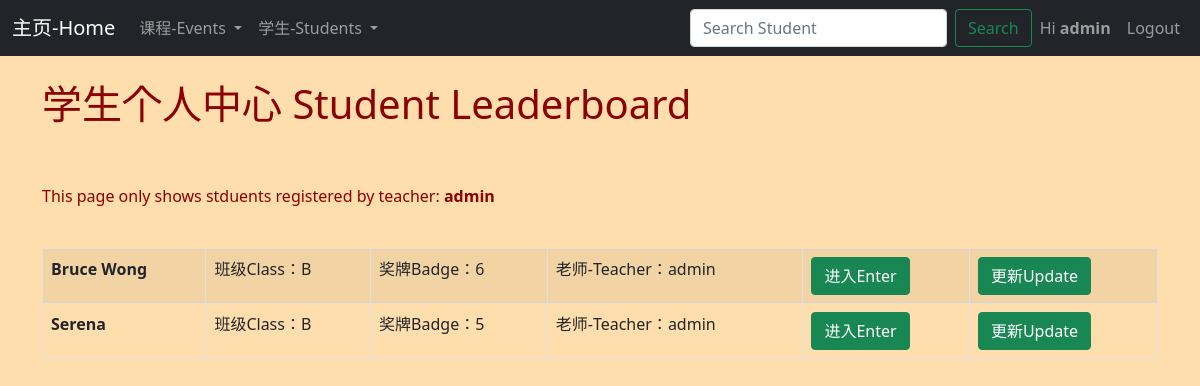
The app's page /dashboard (signed in), older data.
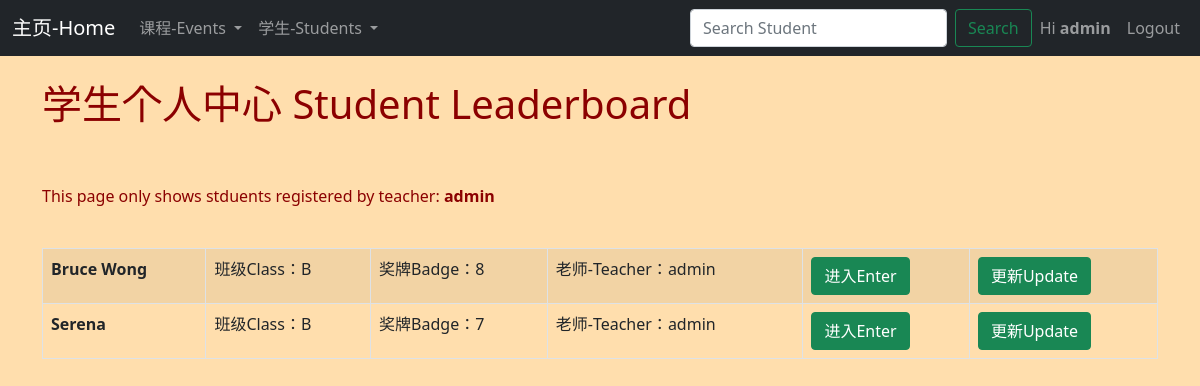
The same page, newer data.
### events/models.py (models this page shows, shortened)
class MyClassStudent(models.Model):
	name = models.CharField(max_length=30)
	classroom = models.ForeignKey(Classroom, blank = True, null = True, on_delete=models.CASCADE)
	badge = models.CharField(max_length=30, blank = True, null = True)
	teacher = models.CharField(max_length=60)

class Classroom(models.Model):
	name = models.CharField('Classroom Name', max_length=120 )
	address = models.CharField(max_length=300 )
	def __str__(self):
		return self.name

### events/views.py (the view)
# urls.py: path('dashboard', views.dashboard, name = 'dashboard'),
def dashboard(request):
	dashboard = MyClassStudent.objects.all()
	return render(request,
		'events/dashboard.html',{
		'Student':dashboard,
		})

### events/templates/events/dashboard.html (shortened to what this page needs)
{% extends 'events/base.html' %}
{% block content %}
<head>
</head>
{% if user.is_authenticated %}
	<h1> 学生个人中心 Student Leaderboard </h1><br>
	<br/>
	<p>This page only shows stduents registered by teacher: <strong>{{ user }}</strong></p>
	<br/>
<table class="table table-striped table-hover table-bordered ">
	{% for student in Student %}
	{% if user.get_username == student.teacher %}
        	<tr>
    			<td>
    					<strong>{{ student.name }}</strong>
    			</td>
    			<td>
    				班级Class：{{ student.classroom }}
    			</td>
    			<td>
					奖牌Badge：{{ student.badge }}
    			</td>
    			<td>
					老师-Teacher：{{ student.teacher }}
    			</td>
    			<td>
    				<a href=" {% url 'show-student' student.id %}"><input type = "submit" value = "进入Enter" class = "btn btn-success"></a>
    			</td>
    			<td>
    					<a href=" {% url 'update-student' student.id %}"><input type = "submit" value = "更新Update" class = "btn btn-success"></a>
    			</td>
    		</tr>
	{% endif %}
	{% endfor %}
</table>
{% endif %}
{% endblock %}

### events/templates/events/base.html (shortened to what this page needs)
<!doctype html>
<html lang="en">
  <head>
    <link href="https://cdn.jsdelivr.net/npm/bootstrap@5.1.3/dist/css/bootstrap.min.css" rel="stylesheet">
  </head>
  <body>
  	{% include 'events/navbar.html' %}
  	<br/>
    <div class="container">
      {% block content %}
      {% endblock %}
    </div>
  </body>
</html>

### events/templates/events/navbar.html (shortened to what this page needs)
<nav class="navbar navbar-expand-lg navbar-dark bg-dark">
  <div class="container-fluid">
    <a class="navbar-brand" href="{%url 'home' %}">主页-Home</a>
    <div class="collapse navbar-collapse" id="navbarSupportedContent">
      <ul class="navbar-nav me-auto mb-2 mb-lg-0">
         <li class="nav-item dropdown">
          <a class="nav-link dropdown-toggle" href="#" id="navbarDropdown" role="button" data-bs-toggle="dropdown" aria-expanded="false">
            课程-Events
          </a>
        </li>
        <li class="nav-item dropdown">
          <a class="nav-link dropdown-toggle" href="#" id="navbarDropdown" role="button" data-bs-toggle="dropdown" aria-expanded="false">
            学生-Students
          </a>
        </li>
      </ul>
      <form class="d-flex" method = POST action = "{% url 'search-student' %}">
        <input class="form-control me-2" type="search" placeholder="Search Student" aria-label="Search" name="searched">
        <button class="btn btn-outline-success" type="submit">Search</button>
      </form>
        <ul class="nav navbar-nav navbar-right">
          {% if user.is_authenticated %}
          <li class="nav-item">
            <a class="nav-link" href="admin">Hi <strong>{{user}}</strong></a>
          </li>
          <li class="nav-item">
            <a class="nav-link" href="{%url 'logout' %}">Logout</a>
          </li>
          {% endif %}
        </ul>
    </div>
  </div>
</nav>

### events/templates/events/base.html (style rules this page uses)
body { background: #f4f4f4; }

### events/templates/events/dashboard.html (style rules this page uses)
body { background-color: #FFDEAD; }
h1 { color: #8B0000; }
p { color: #8B0000; }

Row changes from the older to the newer data that the page shows:
changed MyClassStudent "Bruce Wong": badge "6" → "8"
changed MyClassStudent "Serena": badge "5" → "7"
